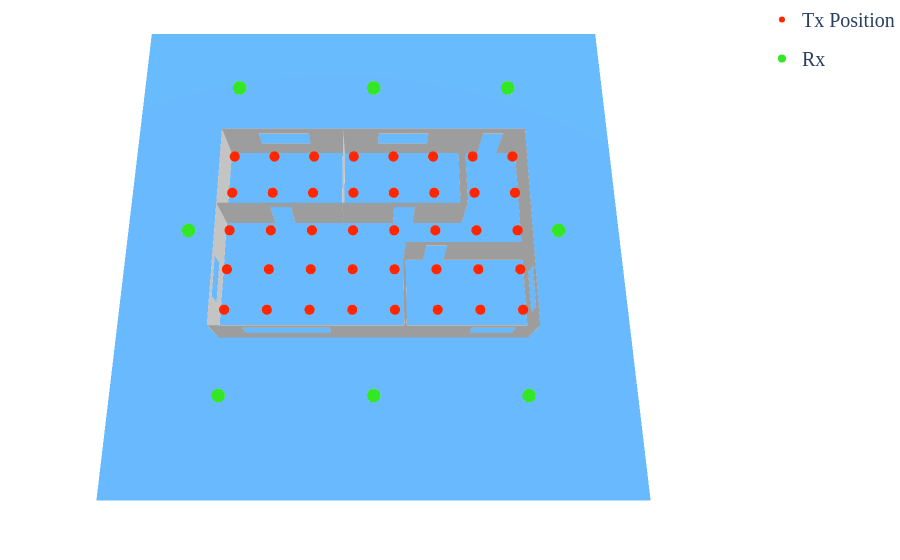

The cell this chart's notebook holds for it:
### Code cell
# Define your perfect camera angle
my_camera = dict(
    up=dict(x=0, y=0, z=1),       # Which way is "up"
    center=dict(x=0, y=-0.2, z=0),   # Where the camera is looking
    eye=dict(x=0, y=-1, z=2.5)  # Where the camera is located (zoom and rotation)
)

fig.update_layout(
    scene_camera=my_camera,       # Apply the camera!
    paper_bgcolor='white', 
    plot_bgcolor='white',
    font=dict(size=20, family='serif'),
    # ... (rest of your layout)
)

### Figure 1 — Plotly figure (JSON) as saved in the notebook; plotly's stock layout.template omitted (floating-point values rounded to 4 significant figures)
{"data": [{"color": "#C4C4C4", "flatshading": true, "hoverinfo": "name", "i": [0, 3, 3, 0, 0, 7, 10, 10, 7, 13, 15, 12, 16, 12, 12, 13, 3, 14, 3, 17, 19, 21, 21, 17, 21, 23, 23, 25, 27, 27, 25, 31, 25, 34, 36, 31, 31, 29, 29, 34, 34, 37, 39, 41, 41, 37, 41, 43, 43, 45, 45, 49, 52, 52, 56, 57, 59, 51, 60, 51, 51, 61, 61, 65, 65, 69, 72, 72, 69, 72, 76], "j": [1, 4, 5, 2, 3, 8, 6, 5, 9, 14, 7, 10, 13, 11, 16, 4, 9, 13, 8, 18, 20, 22, 23, 19, 24, 22, 19, 26, 28, 29, 27, 32, 30, 35, 25, 33, 34, 28, 33, 27, 26, 38, 40, 42, 43, 39, 44, 42, 39, 46, 47, 50, 53, 54, 49, 58, 56, 52, 57, 55, 60, 62, 63, 66, 67, 70, 73, 74, 71, 75, 72], "k": [2, 5, 6, 3, 6, 9, 5, 11, 12, 15, 12, 11, 15, 16, 15, 3, 8, 3, 14, 19, 21, 23, 24, 21, 17, 19, 18, 27, 29, 30, 30, 33, 31, 36, 31, 34, 36, 33, 32, 26, 35, 39, 41, 43, 44, 41, 37, 39, 38, 47, 48, 51, 54, 55, 51, 59, 51, 55, 59, 60, 59, 63, 64, 67, 68, 71, 74, 75, 76, 69, 69], "name": "no-name-2", "opacity": 1, "type": "mesh3d", "x": [6.5, 6.5, 7.5, 7.5, 2.75, 2.75, 5.5, -5.75, -5.75, -7.5, 5.5, 2.75, -7.5, 0.25, -3.25, -3.25, 0.25, 7.5, 7.5, 7.5, 7.5, 7.5, 7.5, 7.5, 7.5, 4.5, 6.5, 7.5, -7.5, -6.0, -2.0, -2.0, -6.0, -7.5, 7.5, 6.5, 4.5, -7.5, -7.5, -7.5, -7.5, -7.5, -7.5, -7.5, -7.5, 4.5, 4.5, 4.5, 4.5, 2.0, 4.5, 4.5, -7.5, -7.5, -5.0, -5.0, 2.0, -4.0, 1.0, 1.0, -4.0, -1.5, -1.5, -1.5, -1.5, 1.5, 1.5, 1.5, 1.5, 3.5, 3.5, 7.5, 1.5, 1.5, 2.5, 2.5, 7.5], "y": [5.0, 5.0, 5.0, 5.0, 5.0, 5.0, 5.0, 5.0, 5.0, 5.0, 5.0, 5.0, 5.0, 5.0, 5.0, 5.0, 5.0, -2.0, -4.0, -5.0, 5.0, 5.0, -5.0, -4.0, -2.0, -5.0, -5.0, -5.0, -5.0, -5.0, -5.0, -5.0, -5.0, -5.0, -5.0, -5.0, -5.0, -1.5, -3.5, -5.0, 5.0, 5.0, -5.0, -3.5, -1.5, 1.0, 5.0, 5.0, 1.0, 1.0, 1.0, 1.0, 1.0, 1.0, 1.0, 1.0, 1.0, 1.0, 1.0, 1.0, 1.0, 1.0, 5.0, 5.0, 1.0, -5.0, -1.0, -1.0, -5.0, -1.0, -1.0, -1.0, -1.0, -1.0, -1.0, -1.0, -1.0], "z": [2.0, 0.0, 0.0, 2.5, 2.0, 1.708, 2.0, 1.0, 2.0, 2.5, 0.0, 1.0, 0.0, 2.0, 2.0, 1.0, 1.0, 1.0, 1.0, 0.0, 0.0, 2.5, 2.5, 2.0, 2.0, 2.0, 2.0, 2.5, 2.5, 2.0, 2.0, 1.0, 1.0, 0.0, 0.0, 1.0, 1.0, 1.0, 1.0, 0.0, 0.0, 2.5, 2.5, 2.0, 2.0, 0.0, 0.0, 2.5, 2.5, 0.0, 0.0, 2.5, 2.5, 0.0, 0.0, 2.0, 2.0, 0.0, 0.0, 2.0, 2.0, 0.0, 0.0, 2.5, 2.5, 0.0, 0.0, 2.5, 2.5, 2.0, 0.0, 0.0, 2.5, 0.0, 0.0, 2.0, 2.5]}, {"color": "#41A8FC", "flatshading": true, "hoverinfo": "name", "i": [0, 0], "j": [1, 2], "k": [2, 3], "name": "Ground", "opacity": 0.8, "type": "mesh3d", "x": [-12.5, 12.5, 12.5, -12.5], "y": [-12.5, -12.5, 12.5, 12.5], "z": [0.0, 0.0, 0.0, 0.0]}, {"marker": {"color": "#FF2600", "size": 6, "symbol": "circle"}, "mode": "markers", "name": "Tx Position", "showlegend": true, "type": "scatter3d", "x": [-7], "y": [-4], "z": [1.5]}, {"marker": {"color": "#FF2600", "size": 6, "symbol": "circle"}, "mode": "markers", "name": "Tx Position", "showlegend": false, "type": "scatter3d", "x": [-7], "y": [-2], "z": [1.5]}, {"marker": {"color": "#FF2600", "size": 6, "symbol": "circle"}, "mode": "markers", "name": "Tx Position", "showlegend": false, "type": "scatter3d", "x": [-7], "y": [0], "z": [1.5]}, {"marker": {"color": "#FF2600", "size": 6, "symbol": "circle"}, "mode": "markers", "name": "Tx Position", "showlegend": false, "type": "scatter3d", "x": [-7], "y": [2], "z": [1.5]}, {"marker": {"color": "#FF2600", "size": 6, "symbol": "circle"}, "mode": "markers", "name": "Tx Position", "showlegend": false, "type": "scatter3d", "x": [-7], "y": [4], "z": [1.5]}, {"marker": {"color": "#FF2600", "size": 6, "symbol": "circle"}, "mode": "markers", "name": "Tx Position", "showlegend": false, "type": "scatter3d", "x": [-5], "y": [-4], "z": [1.5]}, {"marker": {"color": "#FF2600", "size": 6, "symbol": "circle"}, "mode": "markers", "name": "Tx Position", "showlegend": false, "type": "scatter3d", "x": [-5], "y": [-2], "z": [1.5]}, {"marker": {"color": "#FF2600", "size": 6, "symbol": "circle"}, "mode": "markers", "name": "Tx Position", "showlegend": false, "type": "scatter3d", "x": [-5], "y": [0], "z": [1.5]}, {"marker": {"color": "#FF2600", "size": 6, "symbol": "circle"}, "mode": "markers", "name": "Tx Position", "showlegend": false, "type": "scatter3d", "x": [-5], "y": [2], "z": [1.5]}, {"marker": {"color": "#FF2600", "size": 6, "symbol": "circle"}, "mode": "markers", "name": "Tx Position", "showlegend": false, "type": "scatter3d", "x": [-5], "y": [4], "z": [1.5]}, {"marker": {"color": "#FF2600", "size": 6, "symbol": "circle"}, "mode": "markers", "name": "Tx Position", "showlegend": false, "type": "scatter3d", "x": [-3], "y": [-4], "z": [1.5]}, {"marker": {"color": "#FF2600", "size": 6, "symbol": "circle"}, "mode": "markers", "name": "Tx Position", "showlegend": false, "type": "scatter3d", "x": [-3], "y": [-2], "z": [1.5]}, {"marker": {"color": "#FF2600", "size": 6, "symbol": "circle"}, "mode": "markers", "name": "Tx Position", "showlegend": false, "type": "scatter3d", "x": [-3], "y": [0], "z": [1.5]}, {"marker": {"color": "#FF2600", "size": 6, "symbol": "circle"}, "mode": "markers", "name": "Tx Position", "showlegend": false, "type": "scatter3d", "x": [-3], "y": [2], "z": [1.5]}, {"marker": {"color": "#FF2600", "size": 6, "symbol": "circle"}, "mode": "markers", "name": "Tx Position", "showlegend": false, "type": "scatter3d", "x": [-3], "y": [4], "z": [1.5]}, {"marker": {"color": "#FF2600", "size": 6, "symbol": "circle"}, "mode": "markers", "name": "Tx Position", "showlegend": false, "type": "scatter3d", "x": [-1], "y": [-4], "z": [1.5]}, {"marker": {"color": "#FF2600", "size": 6, "symbol": "circle"}, "mode": "markers", "name": "Tx Position", "showlegend": false, "type": "scatter3d", "x": [-1], "y": [-2], "z": [1.5]}, {"marker": {"color": "#FF2600", "size": 6, "symbol": "circle"}, "mode": "markers", "name": "Tx Position", "showlegend": false, "type": "scatter3d", "x": [-1], "y": [0], "z": [1.5]}, {"marker": {"color": "#FF2600", "size": 6, "symbol": "circle"}, "mode": "markers", "name": "Tx Position", "showlegend": false, "type": "scatter3d", "x": [-1], "y": [2], "z": [1.5]}, {"marker": {"color": "#FF2600", "size": 6, "symbol": "circle"}, "mode": "markers", "name": "Tx Position", "showlegend": false, "type": "scatter3d", "x": [-1], "y": [4], "z": [1.5]}, {"marker": {"color": "#FF2600", "size": 6, "symbol": "circle"}, "mode": "markers", "name": "Tx Position", "showlegend": false, "type": "scatter3d", "x": [1], "y": [-4], "z": [1.5]}, {"marker": {"color": "#FF2600", "size": 6, "symbol": "circle"}, "mode": "markers", "name": "Tx Position", "showlegend": false, "type": "scatter3d", "x": [1], "y": [-2], "z": [1.5]}, {"marker": {"color": "#FF2600", "size": 6, "symbol": "circle"}, "mode": "markers", "name": "Tx Position", "showlegend": false, "type": "scatter3d", "x": [1], "y": [0], "z": [1.5]}, {"marker": {"color": "#FF2600", "size": 6, "symbol": "circle"}, "mode": "markers", "name": "Tx Position", "showlegend": false, "type": "scatter3d", "x": [1], "y": [2], "z": [1.5]}, {"marker": {"color": "#FF2600", "size": 6, "symbol": "circle"}, "mode": "markers", "name": "Tx Position", "showlegend": false, "type": "scatter3d", "x": [1], "y": [4], "z": [1.5]}, {"marker": {"color": "#FF2600", "size": 6, "symbol": "circle"}, "mode": "markers", "name": "Tx Position", "showlegend": false, "type": "scatter3d", "x": [3], "y": [-4], "z": [1.5]}, {"marker": {"color": "#FF2600", "size": 6, "symbol": "circle"}, "mode": "markers", "name": "Tx Position", "showlegend": false, "type": "scatter3d", "x": [3], "y": [-2], "z": [1.5]}, {"marker": {"color": "#FF2600", "size": 6, "symbol": "circle"}, "mode": "markers", "name": "Tx Position", "showlegend": false, "type": "scatter3d", "x": [3], "y": [0], "z": [1.5]}, {"marker": {"color": "#FF2600", "size": 6, "symbol": "circle"}, "mode": "markers", "name": "Tx Position", "showlegend": false, "type": "scatter3d", "x": [3], "y": [2], "z": [1.5]}, {"marker": {"color": "#FF2600", "size": 6, "symbol": "circle"}, "mode": "markers", "name": "Tx Position", "showlegend": false, "type": "scatter3d", "x": [3], "y": [4], "z": [1.5]}, {"marker": {"color": "#FF2600", "size": 6, "symbol": "circle"}, "mode": "markers", "name": "Tx Position", "showlegend": false, "type": "scatter3d", "x": [5], "y": [-4], "z": [1.5]}, {"marker": {"color": "#FF2600", "size": 6, "symbol": "circle"}, "mode": "markers", "name": "Tx Position", "showlegend": false, "type": "scatter3d", "x": [5], "y": [-2], "z": [1.5]}, {"marker": {"color": "#FF2600", "size": 6, "symbol": "circle"}, "mode": "markers", "name": "Tx Position", "showlegend": false, "type": "scatter3d", "x": [5], "y": [0], "z": [1.5]}, {"marker": {"color": "#FF2600", "size": 6, "symbol": "circle"}, "mode": "markers", "name": "Tx Position", "showlegend": false, "type": "scatter3d", "x": [5], "y": [2], "z": [1.5]}, {"marker": {"color": "#FF2600", "size": 6, "symbol": "circle"}, "mode": "markers", "name": "Tx Position", "showlegend": false, "type": "scatter3d", "x": [5], "y": [4], "z": [1.5]}, {"marker": {"color": "#FF2600", "size": 6, "symbol": "circle"}, "mode": "markers", "name": "Tx Position", "showlegend": false, "type": "scatter3d", "x": [7], "y": [-4], "z": [1.5]}, {"marker": {"color": "#FF2600", "size": 6, "symbol": "circle"}, "mode": "markers", "name": "Tx Position", "showlegend": false, "type": "scatter3d", "x": [7], "y": [-2], "z": [1.5]}, {"marker": {"color": "#FF2600", "size": 6, "symbol": "circle"}, "mode": "markers", "name": "Tx Position", "showlegend": false, "type": "scatter3d", "x": [7], "y": [0], "z": [1.5]}, {"marker": {"color": "#FF2600", "size": 6, "symbol": "circle"}, "mode": "markers", "name": "Tx Position", "showlegend": false, "type": "scatter3d", "x": [7], "y": [2], "z": [1.5]}, {"marker": {"color": "#FF2600", "size": 6, "symbol": "circle"}, "mode": "markers", "name": "Tx Position", "showlegend": false, "type": "scatter3d", "x": [7], "y": [4], "z": [1.5]}, {"legendgroup": "Rx", "marker": {"color": "#34E724", "size": 8, "symbol": "circle"}, "mode": "markers", "name": "Rx", "showlegend": true, "type": "scatter3d", "x": [-7], "y": [8], "z": [1.5]}, {"legendgroup": "Rx", "marker": {"color": "#34E724", "size": 8, "symbol": "circle"}, "mode": "markers", "name": "Rx", "showlegend": false, "type": "scatter3d", "x": [0], "y": [8], "z": [1.5]}, {"legendgroup": "Rx", "marker": {"color": "#34E724", "size": 8, "symbol": "circle"}, "mode": "markers", "name": "Rx", "showlegend": false, "type": "scatter3d", "x": [7], "y": [8], "z": [1.5]}, {"legendgroup": "Rx", "marker": {"color": "#34E724", "size": 8, "symbol": "circle"}, "mode": "markers", "name": "Rx", "showlegend": false, "type": "scatter3d", "x": [9], "y": [0], "z": [1.5]}, {"legendgroup": "Rx", "marker": {"color": "#34E724", "size": 8, "symbol": "circle"}, "mode": "markers", "name": "Rx", "showlegend": false, "type": "scatter3d", "x": [-9], "y": [0], "z": [1.5]}, {"legendgroup": "Rx", "marker": {"color": "#34E724", "size": 8, "symbol": "circle"}, "mode": "markers", "name": "Rx", "showlegend": false, "type": "scatter3d", "x": [-7], "y": [-8], "z": [1.5]}, {"legendgroup": "Rx", "marker": {"color": "#34E724", "size": 8, "symbol": "circle"}, "mode": "markers", "name": "Rx", "showlegend": false, "type": "scatter3d", "x": [0], "y": [-8], "z": [1.5]}, {"legendgroup": "Rx", "marker": {"color": "#34E724", "size": 8, "symbol": "circle"}, "mode": "markers", "name": "Rx", "showlegend": false, "type": "scatter3d", "x": [7], "y": [-8], "z": [1.5]}], "layout": {"font": {"family": "serif", "size": 20}, "margin": {"b": 0, "l": 0, "r": 0, "t": 0}, "paper_bgcolor": "white", "plot_bgcolor": "white", "scene": {"aspectmode": "data", "camera": {"center": {"x": 0, "y": -0.2, "z": 0}, "eye": {"x": 0, "y": -1, "z": 2.5}, "up": {"x": 0, "y": 0, "z": 1}}, "xaxis": {"showbackground": false, "showgrid": false, "showticklabels": false, "title": {"text": ""}}, "yaxis": {"showbackground": false, "showgrid": false, "showticklabels": false, "title": {"text": ""}}, "zaxis": {"showbackground": false, "showgrid": false, "showticklabels": false, "title": {"text": ""}}}, "showlegend": true}}
